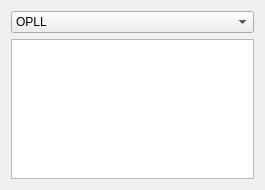
<?xml version="1.0" encoding="UTF-8"?>
<ui version="4.0">
 <class>MelodyPatchsetWidget</class>
 <widget class="QWidget" name="MelodyPatchsetWidget">
  <property name="geometry">
   <rect>
    <x>0</x>
    <y>0</y>
    <width>265</width>
    <height>187</height>
   </rect>
  </property>
  <property name="windowTitle">
   <string>Form</string>
  </property>
  <layout class="QVBoxLayout" name="verticalLayout">
   <item>
    <widget class="QComboBox" name="patchSetComboBox">
     <item>
      <property name="text">
       <string>OPLL</string>
      </property>
     </item>
     <item>
      <property name="text">
       <string>OPLL-X</string>
      </property>
     </item>
     <item>
      <property name="text">
       <string>OPLL-B</string>
      </property>
     </item>
    </widget>
   </item>
   <item>
    <widget class="QListView" name="patchListView">
     <property name="minimumSize">
      <size>
       <width>0</width>
       <height>140</height>
      </size>
     </property>
    </widget>
   </item>
  </layout>
 </widget>
 <resources/>
 <connections/>
</ui>
